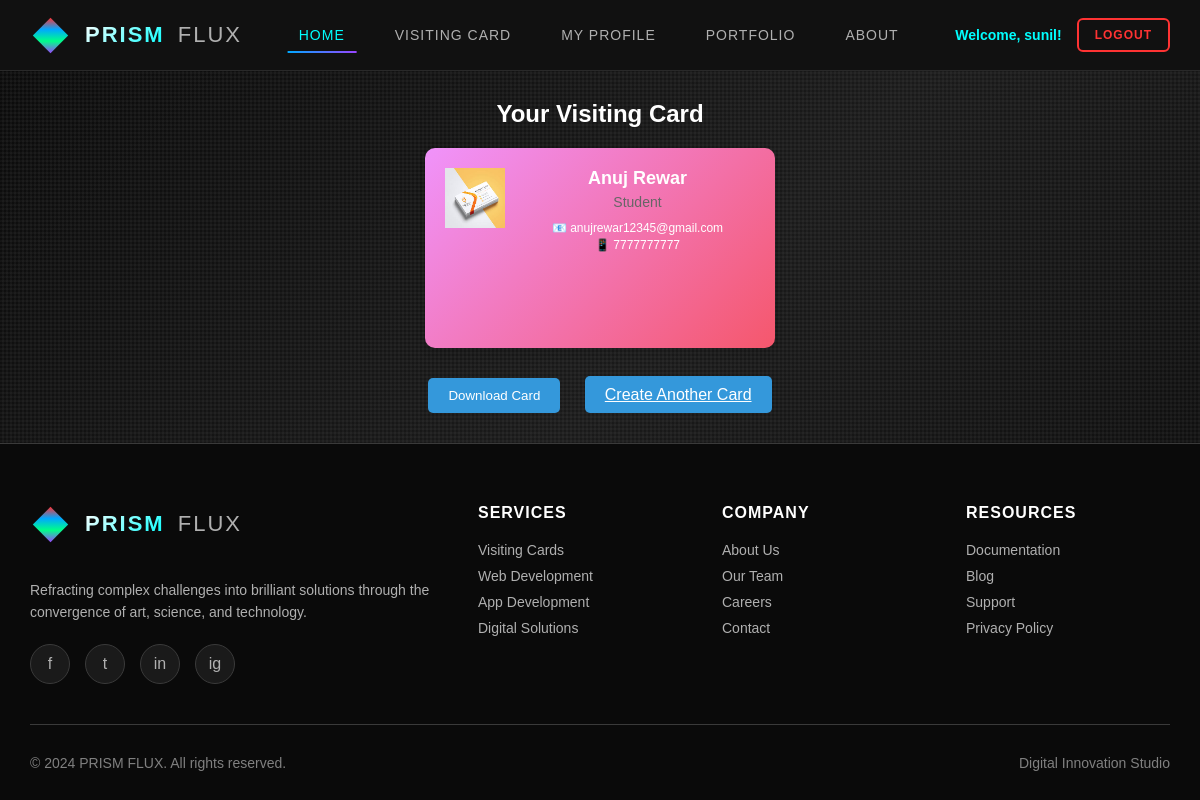
Page /preview.php (signed in) on the committed database.
### tables this page shows
CREATE TABLE visiting_cards (
    id INTEGER PRIMARY KEY AUTOINCREMENT,
    user_id INTEGER NOT NULL,
    full_name TEXT NOT NULL,
    designation TEXT NOT NULL,
    company TEXT NOT NULL,
    email TEXT NOT NULL,
    mobile TEXT NOT NULL,
    address TEXT,
    website TEXT,
    logo_path TEXT,
    card_shape INTEGER DEFAULT 1,
    design_template INTEGER DEFAULT 1,
    created_at DATETIME DEFAULT CURRENT_TIMESTAMP,
    is_active INTEGER DEFAULT 1
);

### preview.php (the view, shortened to what this page needs)
<?php
require "header.php";
require 'includes/dbh.inc.php';
$sql = "SELECT * FROM visiting_cards WHERE user_id = ? ORDER BY created_at DESC LIMIT 1";
$stmt = $conn->prepare($sql);
$stmt->execute([$_SESSION['userId']]);
$card = $stmt->fetch(PDO::FETCH_ASSOC);
?>
<main>
    <div class="preview-container">
        <h2>Your Visiting Card</h2>
        <div class="visiting-card template-<?php echo $card['design_template']; ?>">
            <div class="card-content">
                <?php if ($card['logo_path']): ?>
                <div class="card-logo">
                    <img src="../<?php echo $card['logo_path']; ?>" alt="Logo" style="width: 100%;">
                </div>
                <?php endif; ?>
                <div class="card-details">
                    <div class="card-name"><?php echo htmlspecialchars($card['full_name']); ?></div>
                    <div class="card-designation"><?php echo htmlspecialchars($card['designation']); ?></div>
                    <div class="card-contact">
                        <div>📧 <?php echo htmlspecialchars($card['email']); ?></div>
                        <div>📱 <?php echo htmlspecialchars($card['mobile']); ?></div>
                    </div>
                </div>
            </div>
        </div>
        <button class="download-btn" onclick="downloadCard()">Download Card</button>
        <a href="visitingcard.php" class="download-btn">Create Another Card</a>
    </div>
</main>
<?php
require "footer.php";
?>

### header.php (style rules this page uses)
* { margin: 0; padding: 0; box-sizing: border-box; }
:root { --primary-black: #0a0a0a; --carbon-dark: #121212; --carbon-medium: #1a1a1a; --carbon-light: #2a2a2a; --metal-dark: #3a3a3a; --metal-light: #4a4a4a; --accent-red: #ff3333; --accent-blue: #00a8ff; --accent-green: #00ff88; --accent-purple: #9945ff; --accent-cyan: #00ffff; --text-primary: #ffffff; --text-secondary: #b0b0b0; --text-dim: #808080; }
body { font-family: 'Arial', sans-serif; background: var(--primary-black); color: var(--text-primary); overflow-x: hidden; position: relative; padding-top: 80px; }
body::before { content: ''; position: fixed; top: 0; left: 0; width: 100%; height: 100%; background: repeating-linear-gradient(0deg, transparent, transparent 2px, rgba(255, 255, 255, 0.03) 2px, rgba(255, 255, 255, 0.03) 4px), repeating-linear-gradient(90deg, transparent, transparent 2px, rgba(255, 255, 255, 0.03) 2px, rgba(255, 255, 255, 0.03) 4px), linear-gradient(135deg, var(--primary-black) 0%, var(--carbon-dark) 25%, var(--carbon-medium) 50%, var(--carbon-dark) 75%, var(--primary-black) 100%); z-index: -2; }

### preview.php (style rules this page uses)
.visiting-card { width: 350px; height: 200px; padding: 20px; margin: 20px auto; border-radius: 10px; box-shadow: 0 4px 8px rgba(0,0,0,0.1); font-family: Arial, sans-serif; position: relative; }
.card-content { display: flex; height: 100%; }
.card-logo { width: 60px; margin-right: 15px; }
.card-details { flex: 1; }
.card-name { font-size: 18px; font-weight: bold; margin-bottom: 5px; }
.card-designation { font-size: 14px; color: #666; margin-bottom: 10px; }
.card-contact { font-size: 12px; line-height: 1.4; }
.template-2 { background: linear-gradient(135deg, #f093fb 0%, #f5576c 100%); color: white; }
.preview-container { text-align: center; padding: 20px; }
.download-btn { background: #3498db; color: white; padding: 10px 20px; border: none; border-radius: 5px; cursor: pointer; margin: 10px; }

### rows in the picture
visiting_cards: logo_path (picture), full_name "Anuj Rewar", designation "Student", email "anujrewar12345@gmail.com", mobile "7777777777"

### other values in the picture
$_SESSION['userUid'] "sunil"
